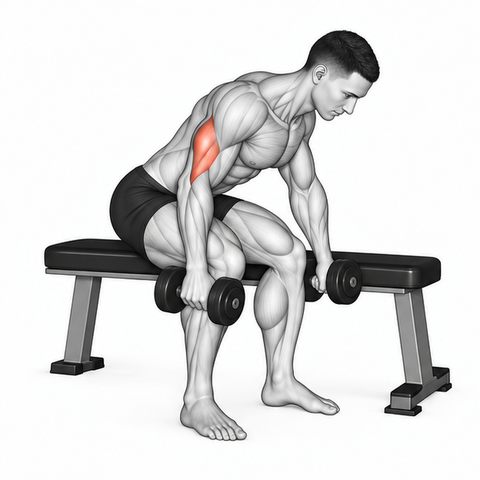
#> input picture assets/motion_repairs/20261027_review49/1730-fixed.webp, 480 x 480 px, given in place of dataset_motion_1730.webp, which was not available
$ python register_frames.py
#> lines starting #> are read from the running program, lines starting #| are printed output that depends on the picture; after the words box and inside, x2 and y2 are one past the last pixel; in counts of white or black regions, pixels touching at a corner belong together
#!/usr/bin/env python3
"""Register Batch 49 candidate (1730) at (0,0) with 800/380/800/380 ms loop and 6-anchor verification."""
from pathlib import Path
import json
import shutil
import struct
import numpy as np
from PIL import Image, ImageDraw, ImageSequence

B = Path(__file__).resolve().parent
R = B.parents[2]
W, H = 480, 480
DURATIONS = [800, 380, 800, 380]

CANDIDATES = {
    "1730": {
        "shifts": [(0, 0), (0, 0), (0, 0), (0, 0)],
        "anchors": {
            "head": (285, 28, 368, 105),
            "bench_left_leg": (42, 305, 108, 395),
            "bench_right_leg": (348, 285, 455, 420),
            "foot_near": (162, 375, 232, 442),
            "foot_far": (248, 360, 322, 422),
            "non_work_arm": (260, 220, 360, 330),
        },
    },
}


def ncc_at(ref_gray, tgt_gray, box, dx, dy):
    x0, y0, x1, y1 = box
    h, w = ref_gray.shape
    xx0, yy0, xx1, yy1 = x0 + dx, y0 + dy, x1 + dx, y1 + dy
    if xx0 < 0 or yy0 < 0 or xx1 > w or yy1 > h:
        return -1.0
    a = ref_gray[y0:y1, x0:x1]
    b = tgt_gray[yy0:yy1, xx0:xx1]
    sa, sb = a.std(), b.std()
    if sa < 1e-3 or sb < 1e-3:
        return 0.0
    return float(((a - a.mean()) * (b - b.mean())).mean() / (sa * sb))


def best_shift(ref_gray, tgt_gray, box, radius=8):
    sc0 = ncc_at(ref_gray, tgt_gray, box, 0, 0)
    best_sc, bdx, bdy = sc0, 0, 0
    for dy in range(-radius, radius + 1):
        for dx in range(-radius, radius + 1):
            sc = ncc_at(ref_gray, tgt_gray, box, dx, dy)
            if sc > best_sc + 1e-4:
                best_sc, bdx, bdy = sc, dx, dy
    return bdx, bdy, best_sc, sc0


report = {}
strip = Image.new("RGB", (W * 4, H * len(CANDIDATES)), (255, 255, 255))
#> strip: PIL image 1920x480 RGB; every value is 255

for idx, (eid, cfg) in enumerate(CANDIDATES.items()):
    src = R / f"app/src/main/res/raw/dataset_motion_{eid}.webp"
    orig_frames = [f.convert("RGB") for f in ImageSequence.Iterator(Image.open(src))]
#> orig_frames = 4 items
    assert len(orig_frames) == 4 and all(f.size == (W, H) for f in orig_frames)
    shifts = cfg["shifts"]
    out_frames = []
    for fi in range(4):
        src_i = 1 if fi == 3 else fi
        dx, dy = shifts[fi]
        canvas = Image.new("RGB", (W, H), (255, 255, 255))
        canvas.paste(orig_frames[src_i], (dx, dy))
        out_frames.append(canvas)
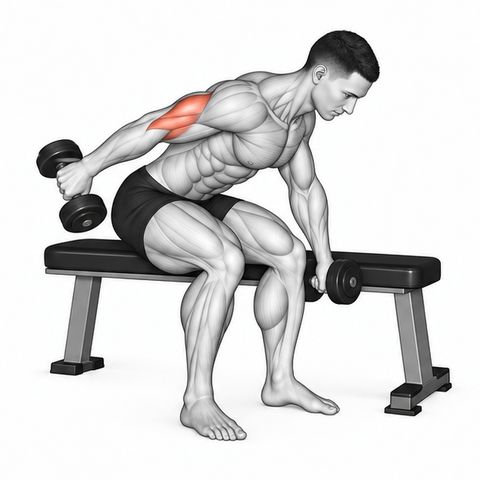
#> canvas: PIL image 480x480 RGB; mean R, G, B 217.2, 216.8, 216.6
#> after the loop, out_frames = 4 items

    arrs = [np.asarray(f, dtype=np.float32) for f in out_frames]
#> arrs = 4 items
    grays = [a.mean(axis=2) for a in arrs]
#> grays = 4 items
    fg = [int((a.min(axis=2) < 245).sum()) for a in arrs]
#> fg = [69521, 75392, 75928, 75392]
    assert np.array_equal(arrs[1], arrs[3]), f"{eid}: Frame 4 must equal Frame 2"
    for fi, a in enumerate(arrs):
        m = a.min(axis=2) < 245
        assert not (m[0].any() or m[-1].any() or m[:, 0].any() or m[:, -1].any()), f"{eid} F{fi} touches border"
#> this loop made 4 passes
#> pass 1, `m = a.min(axis=2) < 245`:
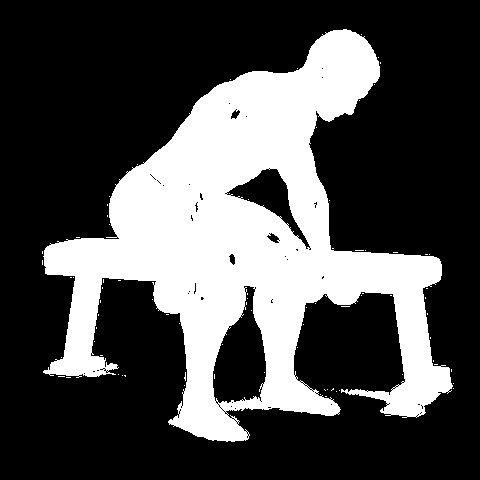
#> m: shape (480, 480) bool; 30.2% white; 79 white regions (78 under 20 px), largest, box (x1, y1, x2, y2) and area: (43, 29, 453, 442) 69347
#> pass 3, `m = a.min(axis=2) < 245`:
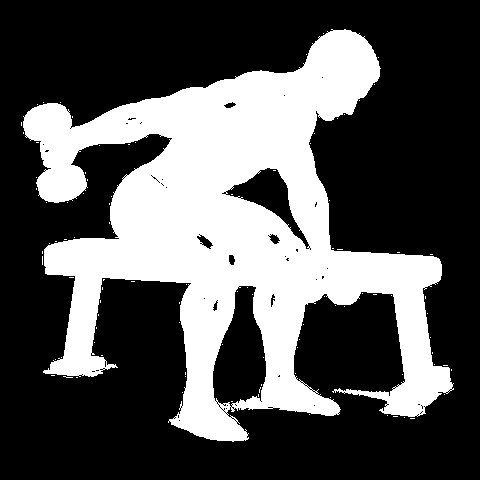
#> m: shape (480, 480) bool; 33% white; 97 white regions (96 under 20 px), largest, box (x1, y1, x2, y2) and area: (23, 29, 454, 442) 75733

    max_res = 0.0
    min_sc0 = 1.0
    anchor_detail = {}
    for aname, box in cfg["anchors"].items():
        anchor_detail[aname] = {}
        for fi in (1, 2):
            bdx, bdy, bsc, sc0 = best_shift(grays[0], grays[fi], box)
            res = (bdx ** 2 + bdy ** 2) ** 0.5
            max_res = max(max_res, res)
            min_sc0 = min(min_sc0, sc0)
            anchor_detail[aname][f"F{fi}"] = {
                "best_dx": bdx,
                "best_dy": bdy,
                "best_score": round(bsc, 4),
                "score_at_0": round(sc0, 4),
                "residual_px": round(res, 2),
            }
#> this loop made 6 passes
#> pass 1, in ncc_at, `a = ref_gray[y0:y1, x0:x1]`:
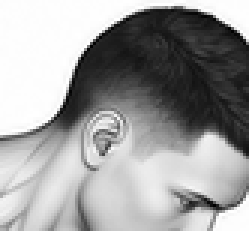
#> a: shape (77, 83) float32 (shown 3 times larger); min 0, max 255, mean 158.4
#> pass 1, in ncc_at (call 2), `b = tgt_gray[yy0:yy1, xx0:xx1]`:
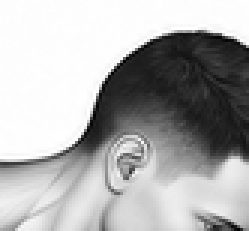
#> b: shape (77, 83) float32 (shown 3 times larger); min 0, max 255, mean 175.2
#> pass 1, in ncc_at (call 3), `b = tgt_gray[yy0:yy1, xx0:xx1]`:
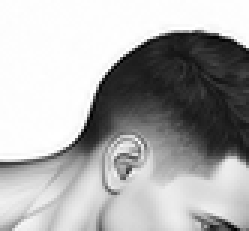
#> b: shape (77, 83) float32 (shown 3 times larger); min 0, max 255, mean 173.9

    assert max_res <= 2.0, f"{eid} max_res={max_res}"
    assert min_sc0 >= 0.96, f"{eid} min_sc0={min_sc0}"

    out_webp = B / f"{eid}-fixed.webp"
    out_frames[0].save(
        out_webp,
        format="WEBP",
        save_all=True,
        append_images=out_frames[1:],
        duration=DURATIONS,
        loop=0,
        lossless=True,
    )
    shutil.copy2(out_webp, src)

    raw_webp = out_webp.read_bytes()
    re_durs = []
    pos = 12
    while pos < len(raw_webp):
        tag = raw_webp[pos:pos + 4]
        sz = struct.unpack("<I", raw_webp[pos + 4:pos + 8])[0]
        if tag == b"ANMF":
            re_durs.append(int.from_bytes(raw_webp[pos + 20:pos + 23], "little"))
        pos += 8 + sz + (sz & 1)
#> this loop made 6 passes
    reopened = Image.open(out_webp)
#> reopened is the input picture: PIL image 480x480 RGBA; mean R, G, B, A 219, 218.7, 218.5, 255
    re_frames = [f.convert("RGB") for f in ImageSequence.Iterator(reopened)]
    assert len(re_frames) == 4 and re_durs == DURATIONS
    assert np.array_equal(np.asarray(re_frames[1]), np.asarray(re_frames[3]))

    for fi, f in enumerate(re_frames):
        strip.paste(f, (fi * W, idx * H))
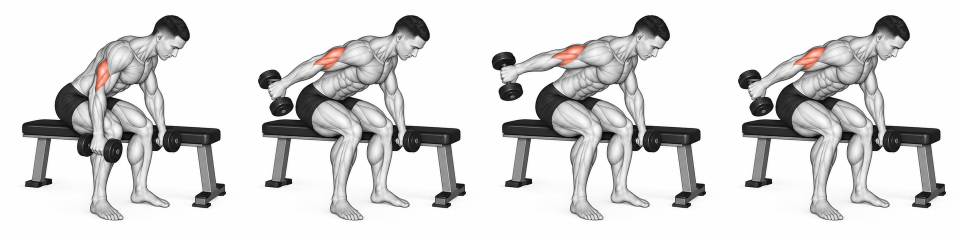
#> strip: PIL image 1920x480 RGB (shown at 1/2 size); mean R, G, B 217.6, 217.3, 217.1
    draw = ImageDraw.Draw(strip)
    draw.text((8, idx * H + 8), f"{eid} FIXED", fill=(0, 0, 0))

    report[eid] = {
        "status": "passed",
        "frames": 4,
        "size": [W, H],
        "durations_ms": DURATIONS,
        "frame4_equals_frame2": True,
        "max_anchor_residual_px": round(max_res, 2),
        "min_anchor_match_score": round(min_sc0, 4),
        "foreground_pixels": fg,
        "fg_preserved": True,
        "anchors": anchor_detail,
    }

strip.save(B / "contact-fixed-1.jpg", quality=92)
print(json.dumps(report, ensure_ascii=False, indent=2))
#> (printed output is left out)
